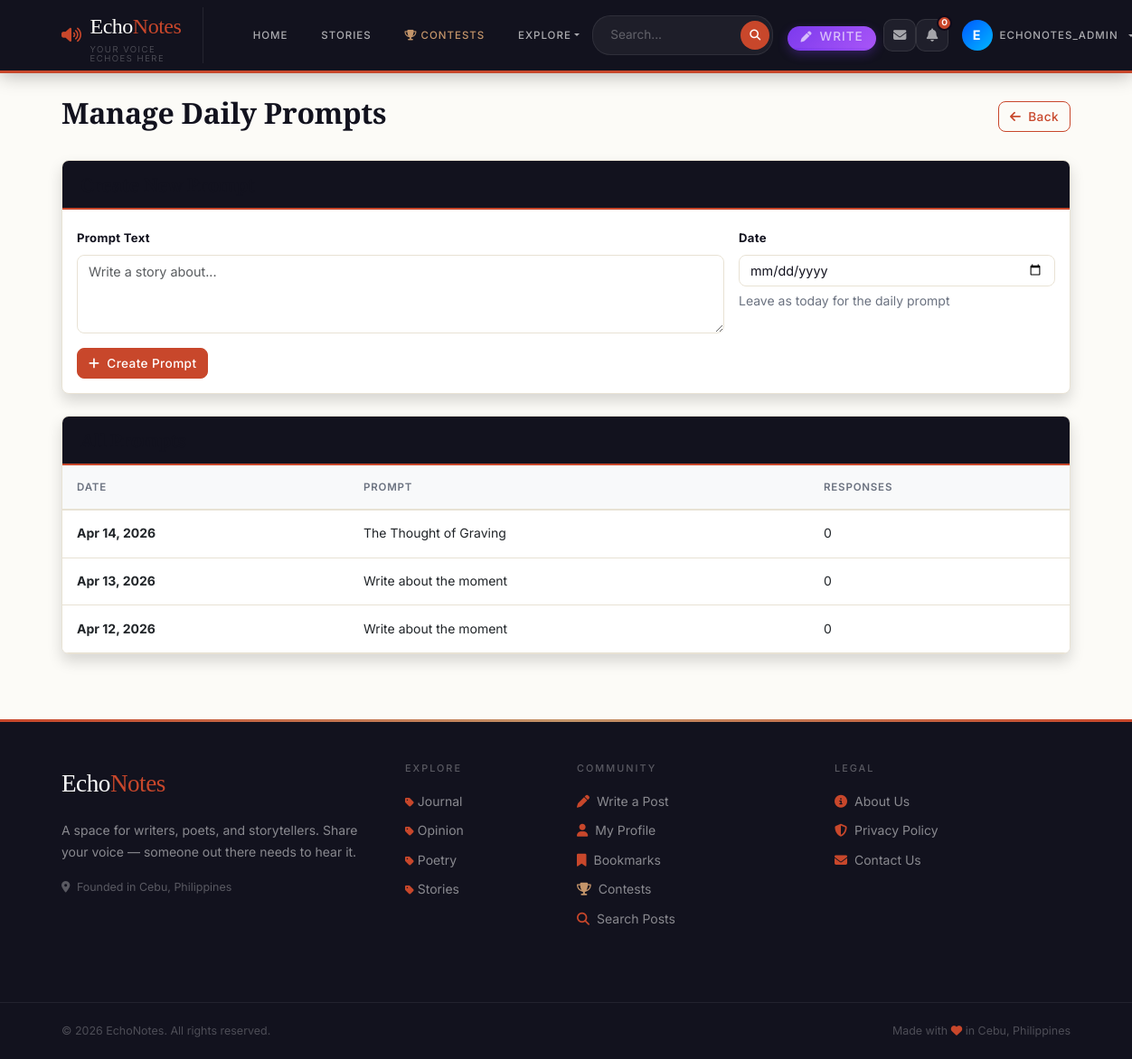
Screenshot of /manage/prompts/ (signed in) with the database file from the repository.
### blog/models.py (models this page shows, shortened)
class DailyPrompt(models.Model):
    prompt = models.TextField()
    created_by = models.ForeignKey(User, on_delete=models.CASCADE, related_name='prompts_created')
    date = models.DateField(unique=True, default=timezone.now)
    is_active = models.BooleanField(default=True)
    created_date = models.DateTimeField(default=timezone.now)
    class Meta:
        ordering = ['-date']
    def total_responses(self):
        return self.responses.count()

class Category(models.Model):
    name = models.CharField(max_length=100, unique=True)
    slug = models.SlugField(max_length=100, unique=True)
    description = models.TextField(blank=True)
    icon = models.CharField(max_length=50, default='fas fa-circle', help_text="FontAwesome class (e.g., 'fas fa-feather')")
    color = models.CharField(max_length=20, default='#7c3aed', help_text="Brand color hex code")
    subscribers = models.ManyToManyField(User, related_name='subscribed_circles', blank=True)
    created_date = models.DateTimeField(default=timezone.now)
    class Meta:
        verbose_name_plural = 'Categories'
        ordering = ['name']

### blog/views.py (the view)
# urls.py: path('manage/prompts/', views.manage_prompts, name='manage-prompts'),
@admin_required
def manage_prompts(request):
    prompts = DailyPrompt.objects.all().order_by('-date')
    return render(request, 'manage_prompts.html', {'prompts': prompts})

### blog/context_processors.py (called while the page is built)
def categories(request):
    from .models import Category
    return {'categories': Category.objects.all()}

### blog/views.py (called while the page is built)
def admin_required(view_func):
    from functools import wraps
    @wraps(view_func)
    def wrapper(request, *args, **kwargs):
        if not request.user.is_authenticated or not request.user.is_staff:
            messages.error(request, 'Admin access required.')
            return redirect('landing')
        return view_func(request, *args, **kwargs)
    return wrapper

### blog/templates/manage_prompts.html (shortened to what this page needs)
{% extends 'base.html' %}
{% block content %}
<div class="container py-4">
    <div class="d-flex justify-content-between align-items-center mb-4">
        <h2>Manage Daily Prompts</h2>
        <a href="{% url 'admin-dashboard' %}" class="btn btn-outline-primary">
            <i class="fas fa-arrow-left me-2"></i>Back
        </a>
    </div>
    <div class="card shadow mb-4">
        <div class="card-header bg-primary text-white">
            <h5 class="mb-0">Create New Prompt</h5>
        </div>
        <div class="card-body">
            <form method="POST">
                <div class="row g-3">
                    <div class="col-md-8">
                        <label class="form-label fw-bold">Prompt Text</label>
                        <textarea name="prompt" class="form-control" rows="3"
                                  placeholder="Write a story about..." required></textarea>
                    </div>
                    <div class="col-md-4">
                        <label class="form-label fw-bold">Date</label>
                        <input type="date" name="date" class="form-control" value="{{ today }}" required>
                        <small class="text-muted mt-1 d-block">Leave as today for the daily prompt</small>
                    </div>
                </div>
                <button type="submit" class="btn btn-primary mt-3">
                    <i class="fas fa-plus me-2"></i>Create Prompt
                </button>
            </form>
        </div>
    </div>
    <div class="card shadow">
        <div class="card-header bg-primary text-white">
            <h5 class="mb-0">All Prompts</h5>
        </div>
        <div class="card-body p-0">
            <div class="table-responsive">
                <table class="table table-hover mb-0">
                    <thead class="table-light">
                        <tr>
                            <th>Date</th>
                            <th>Prompt</th>
                            <th>Responses</th>
                        </tr>
                    </thead>
                    <tbody>
                        {% for prompt in prompts %}
                        <tr>
                            <td><strong>{{ prompt.date|date:"M d, Y" }}</strong></td>
                            <td>{{ prompt.prompt|truncatewords:20 }}</td>
                            <td>{{ prompt.total_responses }}</td>
                        </tr>
                        {% empty %}
                        <tr>
                            <td colspan="3" class="text-center text-muted py-4">No prompts yet.</td>
                        </tr>
                        {% endfor %}
                    </tbody>
                </table>
            </div>
        </div>
    </div>
</div>
{% endblock %}

### blog/templates/base.html (shortened to what this page needs)
{% load static %}
<!DOCTYPE html>
<html lang="en">
<head>
  <link href="https://cdn.jsdelivr.net/npm/bootstrap@5.3.0/dist/css/bootstrap.min.css" rel="stylesheet">
  <link rel="stylesheet" href="https://cdnjs.cloudflare.com/ajax/libs/font-awesome/6.4.0/css/all.min.css">
  <link rel="stylesheet" href="{% static 'css/style.css' %}?v=1.0.1">
<body>
  <nav class="echonav navbar navbar-expand-lg">
    <div class="container">
      <a class="echo-brand" href="{% url 'landing' %}">
        <i class="fas fa-volume-up" style="color:var(--accent);font-size:1.1rem"></i>
        <div>
          Echo<span>Notes</span>
          <small>Your voice echoes here</small>
        </div>
      </a>
      <div class="collapse navbar-collapse" id="navbarNav">
        <ul class="navbar-nav me-auto mb-2 mb-lg-0 align-items-lg-center" style="gap: 0.5rem; margin-left: 1.5rem;">
          <li class="nav-item">
            <a class="nav-link" href="{% url 'landing' %}">Home</a>
          </li>
          <li class="nav-item">
            <a class="nav-link" href="{% url 'story-list' %}">Stories</a>
          </li>
          <li class="nav-item">
            <a class="nav-link highlight" href="{% url 'contest-list' %}">
              <i class="fas fa-trophy me-1" style="color:var(--gold)"></i>Contests
            </a>
          </li>
          <li class="nav-item dropdown">
            <a class="nav-link dropdown-toggle" href="#" id="exploreDropdown" role="button" data-bs-toggle="dropdown"
              aria-expanded="false">
              Explore
            </a>
          </li>
        </ul>
        <div class="d-flex align-items-lg-center gap-3">
          <form class="echo-search d-flex align-items-center m-0" action="{% url 'search' %}" method="GET"
            style="background: rgba(255,255,255,0.05); border-radius: 20px; padding: 3px; border: 1px solid rgba(255,255,255,0.08);">
            <input type="search" name="q" placeholder="Search..." required
              class="border-0 bg-transparent text-white px-3" style="outline: none; font-size: 0.85rem; width: 160px;">
            <button type="submit" class="border-0 rounded-circle d-flex justify-content-center align-items-center"
              style="background: var(--accent); width: 32px; height: 32px; color: white;"><i class="fas fa-search"
                style="font-size: 0.75rem;"></i></button>
          </form>
          <ul class="navbar-nav align-items-lg-center m-0">
            {% if user.is_authenticated %}
            <li class="nav-item me-2 d-none d-lg-block">
              <a class="nav-link py-1 px-3 text-white" href="{% url 'create-post' %}"
                style="background: linear-gradient(135deg, #7c3aed, #a855f7); border-radius: 20px; font-size: 0.85rem; font-weight: 500; display: inline-flex; align-items: center; box-shadow: 0 4px 12px rgba(124,58,237,0.3);">
                <i class="fas fa-pen me-2" style="font-size: 0.75rem;"></i> Write
              </a>
            </li>
            {% if user.is_authenticated %}
            <li class="nav-item">
              <a href="{% url 'inbox' %}" class="notif-icon-btn" title="Messages" style="text-decoration:none">
                <i class="fas fa-envelope"></i>
              </a>
            </li>
            <li class="nav-item" style="position:relative">
              <button id="notif-bell-btn" class="notif-icon-btn" title="Notifications">
                <i class="fas fa-bell"></i>
                <span id="notif-badge" class="notif-badge" style="display:none">0</span>
              </button>
            </li>
            {% endif %}
            <li class="nav-item dropdown">
              <a class="nav-link dropdown-toggle d-flex align-items-center gap-2" href="#" id="profileDropdown"
                role="button" data-bs-toggle="dropdown" aria-expanded="false" style="padding: 0.2rem 1rem;">
                <div class="rounded-circle d-flex justify-content-center align-items-center"
                  style="width: 34px; height: 34px; background: linear-gradient(135deg,rgb(0, 89, 255),rgb(0, 183, 255)); color: white; font-weight: bold; font-size: 0.9rem;">
                  {{ user.username|make_list|first|upper }}
                </div>
                <span class="d-none d-lg-block">{{ user.username }}</span>
              </a>
            </li>
            {% endif %}
          </ul>
        </div>
      </div>
    </div>
  </nav>
  <main>
    {% block content %}{% endblock %}
  </main>
  <footer class="echo-footer mt-5">
    <div class="container py-5">
      <div class="row">
        <div class="col-lg-4 mb-4">
          <div class="echo-footer-brand mb-3">Echo<span>Notes</span></div>
          <p style="color:rgba(255,255,255,0.5);font-size:0.875rem;line-height:1.7">
            A space for writers, poets, and storytellers.
            Share your voice — someone out there needs to hear it.
          </p>
          <p style="color:rgba(255,255,255,0.3);font-size:0.78rem">
            <i class="fas fa-map-marker-alt me-1"></i> Founded in Cebu, Philippines
          </p>
        </div>
        <div class="col-lg-2 col-md-4 mb-4">
          <h6>Explore</h6>
          <ul class="list-unstyled mb-0">
            {% for category in categories %}
            <li style="margin-bottom:0.5rem;">
              <a href="{% url 'category-posts' category.slug %}">
                <i class="fas fa-tag me-1" style="font-size:0.7rem;color:var(--accent)"></i>{{ category.name }}
              </a>
            </li>
            {% empty %}
            <li><a href="{% url 'landing' %}">All Posts</a></li>
            {% endfor %}
          </ul>
        </div>
        <div class="col-lg-3 col-md-4 mb-4">
          <h6>Community</h6>
          {% if user.is_authenticated %}
          <a href="{% url 'create-post' %}"><i class="fas fa-pen me-2" style="color:var(--accent)"></i>Write a Post</a>
          <a href="{% url 'profile-detail' user.username %}"><i class="fas fa-user me-2"
              style="color:var(--accent)"></i>My Profile</a>
          <a href="{% url 'my-bookmarks' %}"><i class="fas fa-bookmark me-2"
              style="color:var(--accent)"></i>Bookmarks</a>
          <a href="{% url 'contest-list' %}"><i class="fas fa-trophy me-2" style="color:var(--gold)"></i>Contests</a>
          {% endif %}
          <a href="{% url 'search' %}?q="><i class="fas fa-search me-2" style="color:var(--accent)"></i>Search Posts</a>
        </div>
        <div class="col-lg-3 col-md-4 mb-4">
          <h6>Legal</h6>
          <a href="{% url 'about' %}"><i class="fas fa-info-circle me-2" style="color:var(--accent)"></i>About Us</a>
          <a href="{% url 'privacy-policy' %}"><i class="fas fa-shield-alt me-2" style="color:var(--accent)"></i>Privacy
            Policy</a>
          <a href="{% url 'contact' %}"><i class="fas fa-envelope me-2" style="color:var(--accent)"></i>Contact Us</a>
        </div>
      </div>
    </div>
    <div class="echo-footer-bottom">
      <div class="container d-flex justify-content-between flex-wrap gap-2">
        <span>© {% now "Y" %} EchoNotes. All rights reserved.</span>
        <span>Made with <i class="fas fa-heart" style="color:var(--accent)"></i> in Cebu, Philippines</span>
      </div>
    </div>
  </footer>
</body>
</html>

### blog/templates/base.html (style rules this page uses)
body { display: flex; flex-direction: column; min-height: 100vh; }
main { flex: 1; }
.notif-icon-btn { width: 36px; height: 36px; border-radius: 10px; background: rgba(255, 255, 255, 0.06); border: 1px solid rgba(255, 255, 255, 0.09); color: rgba(255, 255, 255, 0.6); display: flex; align-items: center; justify-content: center; font-size: 0.9rem; cursor: pointer; position: relative; transition: all 0.18s; text-decoration: none; }
.notif-badge { position: absolute; top: -5px; right: -5px; min-width: 17px; height: 17px; border-radius: 50%; background: #c8472b; color: white; font-size: 0.6rem; font-weight: 700; font-family: 'DM Sans', sans-serif; display: flex !important; align-items: center; justify-content: center; border: 2px solid #0f0a1a; padding: 0 3px; }

### rows the page displays
DailyPrompt: date "Apr 14, 2026", prompt "The Thought of Graving", total_responses "0"
DailyPrompt: date "Apr 13, 2026", prompt "Write about the moment", total_responses "0"
DailyPrompt: date "Apr 12, 2026", prompt "Write about the moment", total_responses "0"
Category: name "Journal"
Category: name "Opinion"
Category: name "Poetry"
Category: name "Stories"

### other values shown
{{ user.username|make_list|first|upper }} "E"
{{ user.username }} "ECHONOTES_ADMIN"
